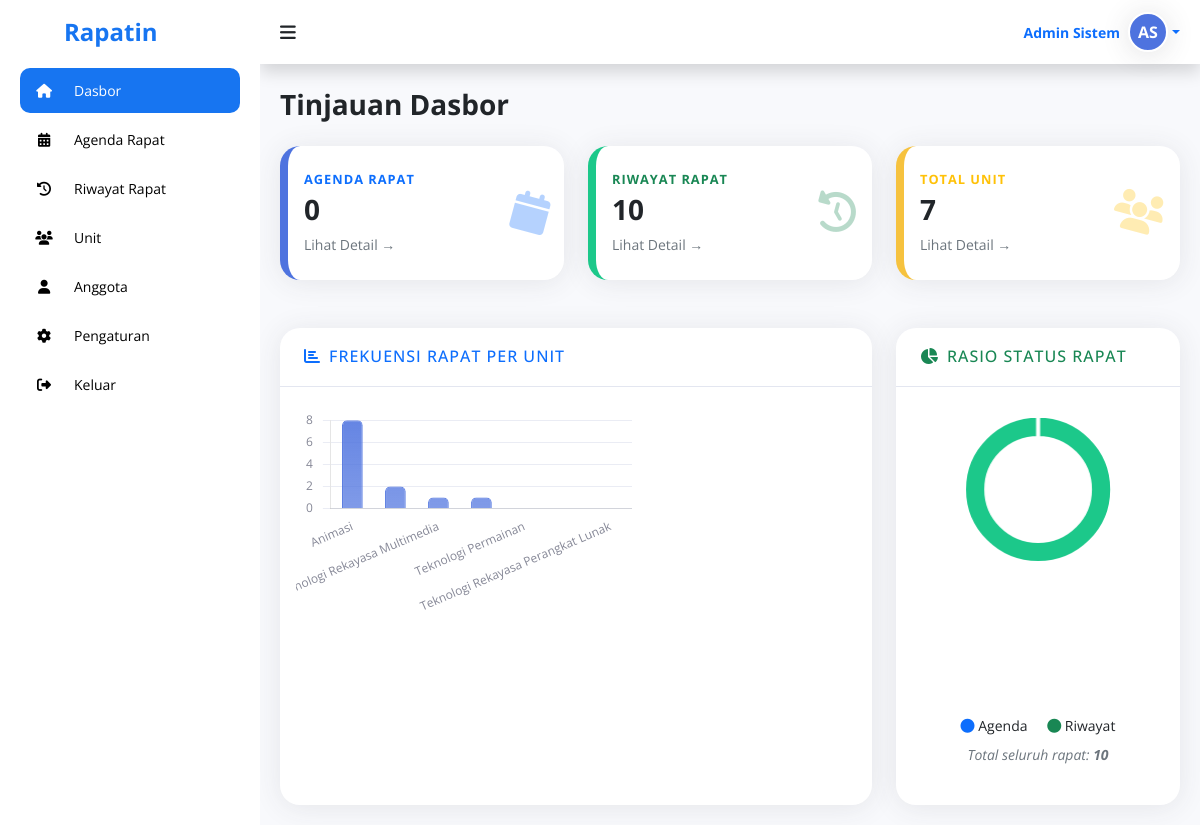
Before: /admin/dashboard.php (signed in) with the older database file.
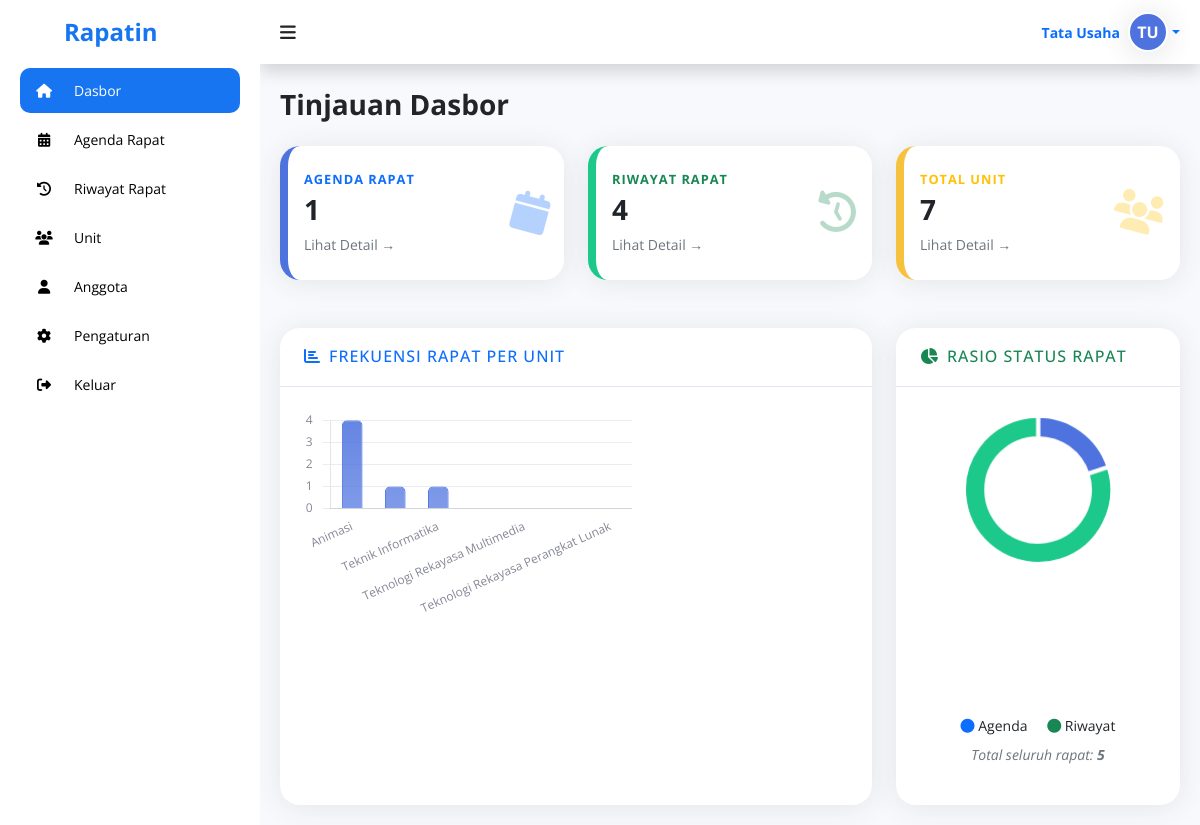
After: the same page with the newer database file.
### tables this page shows
CREATE TABLE `users` (
  `id_user` int NOT NULL,
  `nim` varchar(20) NOT NULL,
  `nama_lengkap` varchar(255) NOT NULL,
  `email` varchar(255) NOT NULL,
  `password` varchar(255) NOT NULL,
  `role` enum('Ketua','Peserta','Admin') NOT NULL,
  `unit_id` int DEFAULT NULL,
  `profile_pic` varchar(255) DEFAULT NULL
);

### admin/dashboard.php (the view, shortened to what the changed rows need)
<?php
include("../php/koneksi.php");
$id_user_login = $_SESSION['id_user'];
$sql_user_info = "SELECT nama_lengkap, profile_pic FROM users WHERE id_user = '$id_user_login'";
$q_user_info = mysqli_query($koneksi, $sql_user_info);
$d_user_info = mysqli_fetch_assoc($q_user_info);
$nama_user = $d_user_info['nama_lengkap'] ?? "Admin";
$foto_db   = $d_user_info['profile_pic'] ?? null;
$tampilkan_foto = false;
$words = explode(" ", $nama_user);
$initials = "";
if (count($words) >= 1) {
    $initials .= strtoupper(substr($words[0], 0, 1));
    if (count($words) > 1) {
        $initials .= strtoupper(substr(end($words), 0, 1));
    }
} else {
    $initials = "AD";
}
$sql_cleanup = "DELETE FROM agenda_rapat
                WHERE status = 'dibatalkan'
                AND CONCAT(tanggal_rapat, ' ', jam_rapat) <= NOW()";
mysqli_query($koneksi, $sql_cleanup);
$sql_agenda = "SELECT COUNT(*) as total FROM agenda_rapat
               WHERE CONCAT(tanggal_rapat, ' ', jam_rapat) > NOW() AND status = 'aktif'";
$q_agenda = mysqli_query($koneksi, $sql_agenda);
$total_agenda = mysqli_fetch_assoc($q_agenda)['total'];
$sql_riwayat = "SELECT COUNT(*) as total FROM agenda_rapat
                WHERE status = 'aktif' AND CONCAT(tanggal_rapat, ' ', jam_rapat) <= NOW()";
$q_riwayat = mysqli_query($koneksi, $sql_riwayat);
$total_riwayat = mysqli_fetch_assoc($q_riwayat)['total'];
?>
<!DOCTYPE html>
<html lang="en">
<head>
    <link rel="stylesheet" href="https://cdnjs.cloudflare.com/ajax/libs/font-awesome/6.4.0/css/all.min.css">
    <link rel="stylesheet" href="https://cdn.jsdelivr.net/npm/bootstrap@5.2.3/dist/css/bootstrap.min.css">
    <link rel="stylesheet" href="https://unpkg.com/aos@next/dist/aos.css" />
    <link rel="stylesheet" href="../assets/admin.css">
</head>
<body>
    <section id="content">
		<nav class="atas mb-4 shadow">
            <div class="d-flex align-items-center" data-aos="fade-left">
                <div class="dropdown">
                    <a href="#" class="d-flex align-items-center text-decoration-none dropdown-toggle hide-arrow" id="profileDropdown" data-bs-toggle="dropdown" aria-expanded="false">
                        <span class="me-2 d-none d-lg-inline text-gray-600 small fw-bold">
                            <?php echo $nama_user; ?>
                        </span>
                        <?php if ($tampilkan_foto): ?>
                            <img src="../assets/img/profile/<?= $foto_db; ?>"
                                 alt="Profile"
                                 class="rounded-circle object-fit-cover shadow-sm"
                                 style="width: 40px; height: 40px;">
                        <?php else: ?>
                            <div class="img-profile-initials">
                                <?php echo $initials; ?>
                            </div>
                        <?php endif; ?>
                    </a>
                </div>
            </div>
        </nav>
        <main>
            <div class="container-fluid p-0">
                <div class="d-sm-flex align-items-center justify-content-between mb-4" data-aos="fade-down" data-aos-duration="800">
                    <h1 class="h3 mb-0 text-gray-800 fw-bold">Tinjauan Dasbor</h1>
                </div>
                <div class="row g-4 mb-5">
                    <div class="col-xl-4 col-md-6" data-aos="fade-up" data-aos-delay="100">
                        <div class="card card-stat border-left-primary h-100 py-2">
                            <div class="card-body">
                                <div class="row no-gutters align-items-center">
                                    <div class="col mr-2">
                                        <div class="stat-label text-primary mb-1">Agenda Rapat</div>
                                        <div class="h3 mb-0 fw-bold text-gray-800"><?php echo $total_agenda; ?></div>
                                        <a href="agenda.php" class="text-decoration-none small text-muted mt-2 d-inline-block">Lihat Detail &rarr;</a>
                                    </div>
                                </div>
                            </div>
                        </div>
                    </div>
                    <div class="col-xl-4 col-md-6" data-aos="fade-up" data-aos-delay="200">
                        <div class="card card-stat border-left-success h-100 py-2">
                            <div class="card-body">
                                <div class="row no-gutters align-items-center">
                                    <div class="col mr-2">
                                        <div class="stat-label text-success mb-1">Riwayat Rapat</div>
                                        <div class="h3 mb-0 fw-bold text-gray-800"><?php echo $total_riwayat; ?></div>
                                        <a href="riwayat.php" class="text-decoration-none small text-muted mt-2 d-inline-block">Lihat Detail &rarr;</a>
                                    </div>
                                </div>
                            </div>
                        </div>
                    </div>
                </div>
                <div class="row g-4">
                    <div class="col-xl-8 col-lg-7" data-aos="zoom-in-right" data-aos-delay="400" data-aos-duration="1000">
                        <div class="card card-chart mb-4">
                            <div class="card-body">
                                <div class="chart-area">
                                    <canvas id="myBarChart"></canvas>
                                </div>
                            </div>
                        </div>
                    </div>
                    <div class="col-xl-4 col-lg-5" data-aos="zoom-in-left" data-aos-delay="600" data-aos-duration="1000">
                        <div class="card card-chart mb-4">
                            <div class="card-body">
                                <div class="doughnut-chart-container">
                                    <canvas id="myPieChart"></canvas>
                                </div>
                                <div class="text-center mt-2 text-muted small">
                                    <i>Total seluruh rapat: <b><?php echo $total_agenda + $total_riwayat; ?></b></i>
                                </div>
                            </div>
                        </div>
                    </div>
                </div>
            </div>
        </main>
    </section>
</body>
</html>

Changed rows visible on the page:
changed users: nama_lengkap "Admin Sistem" → "Tata Usaha"; nama_lengkap "AS" → "TU"
Other visible differences:
$total_agenda: "0" → "1"
$total_riwayat: "10" → "4"
chart data {{ json_encode($labels_unit) }}: ["Animasi","Rekayasa Keamanan Siber","Teknologi Rekayasa Multimedia","Teknik Informatika","Teknologi Permainan","Teknologi Geomatika","Teknologi Rekayasa Perangkat Lunak"] → ["Animasi","Rekayasa Keamanan Siber","Teknik Informatika","Teknologi Permainan","Teknologi Rekayasa Multimedia","Teknologi Geomatika","Teknologi Rekayasa Perangkat Lunak"]
chart data {{ json_encode($data_rapat) }}: ["8","2","1","1","0","0","0"] → ["4","1","1","0","0","0","0"]
chart data {{ json_encode($data_status) }}: ["0","10"] → ["1","4"]
$total_agenda + $total_riwayat: "10" → "5"
